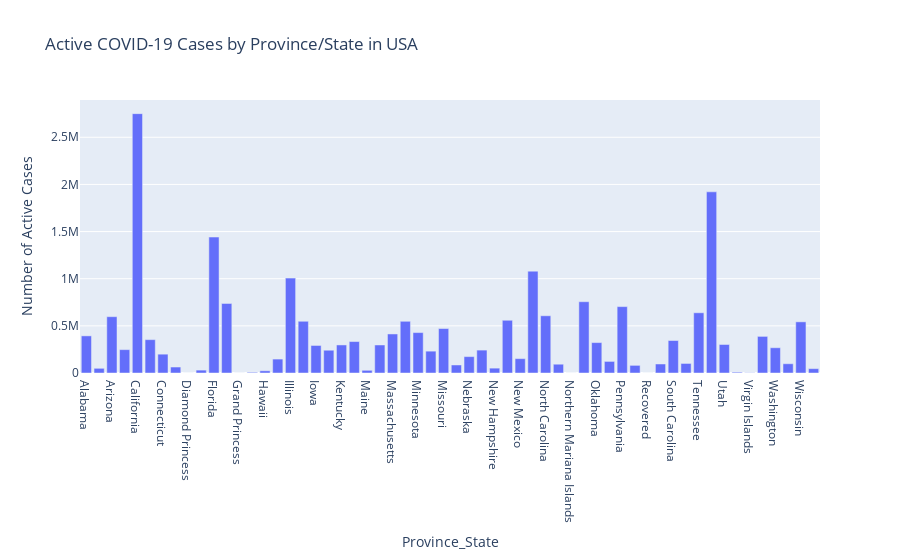

The code cell stored with this chart in its notebook:
### Markdown cell above
### Plot Province/State Wise Active Cases in USA

### Code cell
import plotly.express as px
import pandas as pd

# Read the data
covid_data = pd.read_csv('https://raw.githubusercontent.com/CSSEGISandData/COVID-19/master/csse_covid_19_data/csse_covid_19_daily_reports/01-09-2021.csv')

# Filter the data for the United States (USA)
usa_data = covid_data[covid_data['Country_Region'] == 'US']

# Calculate the sum of active cases by province/state
province_active_cases = usa_data.groupby('Province_State')['Active'].sum().reset_index()

# Create a bar chart for active COVID-19 cases by province/state in the USA
fig = px.bar(province_active_cases, x='Province_State', y='Active',
             title='Active COVID-19 Cases by Province/State in USA',
             labels={'Active': 'Number of Active Cases'})

# Show the chart
fig.show()

### Figure 1 — Plotly figure (JSON) as saved in the notebook; plotly's stock layout.template omitted (floating-point values rounded to 4 significant figures)
{"data": [{"alignmentgroup": "True", "hovertemplate": "Province_State=%{x}<br>Number of Active Cases=%{y}<extra></extra>", "legendgroup": "", "marker": {"color": "#636efa", "pattern": {"shape": ""}}, "name": "", "offsetgroup": "", "orientation": "v", "showlegend": false, "textposition": "auto", "type": "bar", "x": ["Alabama", "Alaska", "Arizona", "Arkansas", "California", "Colorado", "Connecticut", "Delaware", "Diamond Princess", "District of Columbia", "Florida", "Georgia", "Grand Princess", "Guam", "Hawaii", "Idaho", "Illinois", "Indiana", "Iowa", "Kansas", "Kentucky", "Louisiana", "Maine", "Maryland", "Massachusetts", "Michigan", "Minnesota", "Mississippi", "Missouri", "Montana", "Nebraska", "Nevada", "New Hampshire", "New Jersey", "New Mexico", "New York", "North Carolina", "North Dakota", "Northern Mariana Islands", "Ohio", "Oklahoma", "Oregon", "Pennsylvania", "Puerto Rico", "Recovered", "Rhode Island", "South Carolina", "South Dakota", "Tennessee", "Texas", "Utah", "Vermont", "Virgin Islands", "Virginia", "Washington", "West Virginia", "Wisconsin", "Wyoming"], "xaxis": "x", "y": [393851, 49755, 597309, 247736, 2750669, 353757, 199670, 63347, 49, 30644, 1441893, 737395, 100, 7275, 23589, 147707, 1006442, 548634, 292044, 241572, 297521, 333598, 28587, 297162, 414061, 548408, 428682, 231722, 471444, 85048, 173883, 242859, 51509, 559396, 152222, 1080226, 606930, 93206, 123, 756078, 322539, 122873, 704110, 81014, 0, 95552, 344326, 101331, 638746, 1921602, 302333, 8634, 2119, 388334, 267897, 98208, 542567, 46230], "yaxis": "y"}], "layout": {"barmode": "relative", "legend": {"tracegroupgap": 0}, "title": {"text": "Active COVID-19 Cases by Province/State in USA"}, "xaxis": {"anchor": "y", "domain": [0, 1], "title": {"text": "Province_State"}}, "yaxis": {"anchor": "x", "domain": [0, 1], "title": {"text": "Number of Active Cases"}}}}
